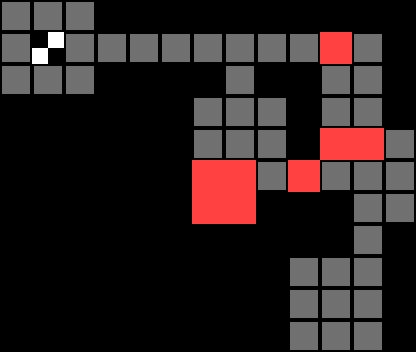

A level layout from a 2D game, rendered from its tile map. Below: a short description, then the map file with its tile-grid data intact:
An orthogonal 13x11 tile map with 32x32 px tiles, 1 tile layer (Tile Layer 1).

<map version="1.0" tiledversion="1.1.6" orientation="orthogonal" renderorder="right-down" width="13" height="11" tilewidth="32" tileheight="32" infinite="0" nextobjectid="1">
 <tileset firstgid="1" source="Bloxorz_tileset.tsx" />
 <layer name="Tile Layer 1" width="13" height="11">
  <data encoding="csv">
1,1,1,0,0,0,0,0,0,0,0,0,0,
1,3,1,1,1,1,1,1,1,1,2,1,0,
1,1,1,0,0,0,0,1,0,0,1,1,0,
0,0,0,0,0,0,1,1,1,0,1,1,0,
0,0,0,0,0,0,1,1,1,0,2,2,1,
0,0,0,0,0,0,2,2,1,2,1,1,1,
0,0,0,0,0,0,2,2,0,0,0,1,1,
0,0,0,0,0,0,0,0,0,0,0,1,0,
0,0,0,0,0,0,0,0,0,1,1,1,0,
0,0,0,0,0,0,0,0,0,1,1,1,0,
0,0,0,0,0,0,0,0,0,1,1,1,0
</data>
 </layer>
</map>
